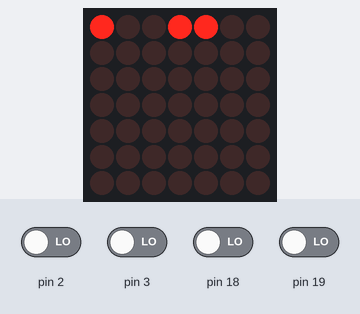
Bench run of a sketch on a simulated Arduino Mega 2560, built with avr-gcc and run on an emulated ATmega2560. On the bench: 7×7 LED matrix. Wiring (inferred from the names in the program): LED cube drawn one layer per row (orientation assumed): layers pin 36, pin 38, pin 40, pin 42, pin 44, pin 46, pin 48; columns A14, A13, A12, A11, A10, A9, A8. The test bench sets the inputs (shaded band); at power-on: pin 2, pin 3, pin 18, pin 19 LOW. Random numbers use the default seed unless the sketch sets one.

Above: at 0.2 s.
At 1.5 s:
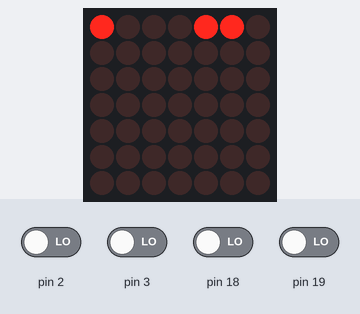
At 2.8 s:
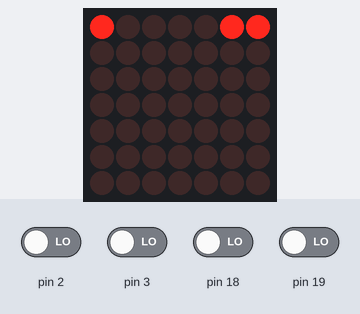
At 5.4 s:
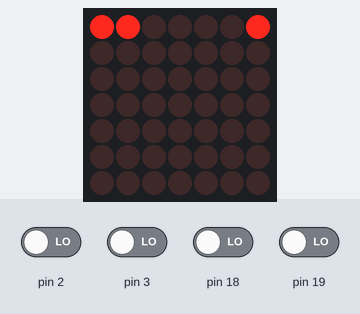
At 6.7 s:
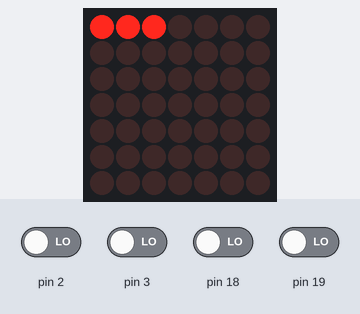

The sketch:

snake_v2.ino
```cpp
//arduino led cube code by Michael Hlinka
//created January 2019
//timmer code taken from Ananda Ghassaei and instructables.com
//https://www.instructables.com/id/Arduino-Timer-Interrupts/
//this is a blank template that does not contain any specific display code
//it is meant for being able to start on a new display without having to worry
//or deal with mixed variable names and loosing yourself within the code

#define COLUMN  49
#define ROW     7
#define STORAGESIZE 30

int row[ROW] = {36, 38, 40, 42, 44, 46, 48};

int column[COLUMN] = {A11, A10,  A9,  A8, A14, A13, A12,
                       51,  49,  47,  45,  43,  41,  39,
                       37,  35,  33,  31,  29,  27,  25,
                       34,  32,  30,  28,  26,  24,  22,
                       A7,  A6,  A5,  17,  16,  15,  14,
                       52,  50,   A4,   A3,   4,   5,   6,
                        7,   8,   9,  10,  11,  12,  13};

/*
 * the input buttons are: left  ==> 18   working
 *                        up    ==> 19   working
 *                        down  ==> 3   not working
 *                        right ==> 21   not working
 */

volatile int gameBoard[ROW * COLUMN];
volatile int tempBoard[ROW * COLUMN];
volatile int state_var;

//start of the snake specific variables

//all sotrage variables are in x, y, z format
//looking at the front: x === left/right
//                      y === up/down
//                      z === in-to/out-of page
int storage[STORAGESIZE];
//index into storage where the "head" of the snake can be found
int head;
//index into storage where the "tail" of the snake can be found
int tail;
//sotrage variable for describing where the snake will go next
//value 0 === +x going right
//      1 === -x going left
//      2 === +y going up
//      3 === -y going down
//      4 === +z going into
//      5 === -z going outof
volatile int curDir;

//storage variable for the actual button number that was queued last
//value: 0 === left
//       1 === up
//       2 === down
//       3 === right
volatile int buttonNum;

//holds the position for the next fruit
int fruit[3];

int curDirLookUpTable[24] = {4, 2, 3, 5,
                             5, 2, 3, 4,
                             1, 4, 5, 0,
                             1, 4, 5, 0,
                             0, 2, 3, 1,
                             1, 2, 3, 0};


void setup(){
//code from Anada Ghassaei
cli();
//set timer0 interrupt at 2kHz
  TCCR0A = 0;// set entire TCCR2A register to 0
  TCCR0B = 0;// same for TCCR2B
  TCNT0  = 0;//initialize counter value to 0
  // set compare match register for 2khz increments
  OCR0A = 160;// = (16*10^6) / (2000*64) - 1 (must be <256)
  // turn on CTC mode
  TCCR0A |= (1 << WGM01);
  // Set CS01 and CS00 bits for 64 prescaler
  TCCR0B |= (1 << CS01) | (1 << CS00);
  // enable timer compare interrupt
  TIMSK0 |= (1 << OCIE0A);

//set timer1 interrupt at 1Hz
  TCCR1A = 0;// set entire TCCR1A register to 0
  TCCR1B = 0;// same for TCCR1B
  TCNT1  = 0;//initialize counter value to 0
  // set compare match register for 1hz increments
  /*
   * ****************************************************************** need to change back
   */
  OCR1A = 20562;// = (16*10^6) / (1*1024) - 1 (must be <65536)
  // turn on CTC mode
  TCCR1B |= (1 << WGM12);
  // Set CS12 and CS10 bits for 1024 prescaler
  TCCR1B |= (1 << CS12) | (1 << CS10);
  // enable timer compare interrupt
  TIMSK1 |= (1 << OCIE1A);


//my code
  int i;
  for(i = 0; i < ROW; i++){
    pinMode(row[i], OUTPUT);
    digitalWrite(row[i], HIGH);
  }
  for(i = 0; i < COLUMN; i++){
    pinMode(column[i], OUTPUT);
    digitalWrite(column[i], LOW);
  }
  for(i = 0; i < ROW * COLUMN; i++)
    gameBoard[i] = 0;

  attachInterrupt(digitalPinToInterrupt(3), ISR0, RISING);  //left
  attachInterrupt(digitalPinToInterrupt(19), ISR1, RISING); //up
  attachInterrupt(digitalPinToInterrupt(2), ISR2, RISING);  //down
  attachInterrupt(digitalPinToInterrupt(18), ISR3, RISING); //right

  Serial.begin(9600);
  randomSeed(analogRead(0));

sei();
}

int inter0_r;
int inter0_c;
int inter0_hold;
int inter0_var;
//interrupt 0: used for diplsying the board
ISR(TIMER0_COMPA_vect){

  for(inter0_r = 0; inter0_r < ROW; inter0_r++){
    digitalWrite(row[inter0_r], 0);
    inter0_hold = inter0_r * COLUMN;
    for(inter0_c = 0; inter0_c < COLUMN; inter0_c++){
      if(gameBoard[inter0_hold + inter0_c])
        for(inter0_var = 0; inter0_var < 5; inter0_var++)
          digitalWrite(column[inter0_c], 1);
      digitalWrite(column[inter0_c], 0);

    }
    digitalWrite(row[inter0_r], 1);
  }

}

//interrupt 1: used for updating the current display
ISR(TIMER1_COMPA_vect){
 main_function();
}

//generic supporting function
//will set entire gameBoard to 1 (on)
//meant to display a fault or error has occured
void game_over(){
  cli();
    for(int i = 0; i < ROW * COLUMN; i++)
      gameBoard[i] = 1;
  sei();
}

//generic supporting function
//will clear whatever is stored in the gameBoard
void clear_gameBoard(){
  cli();
  for(int i = 0; i < ROW * COLUMN; i++)
    gameBoard[i] = 0;
  sei();
}

//generic debugging function
//outputs the current gameboard to the serial monitor
void print_gameboard(){
  cli();
  for(int z = 0; z < ROW; z++){
    for(int y = 0; y < ROW; y++){
      for(int x = 0; x < ROW; x++){
        Serial.print(gameBoard[z*COLUMN + y*ROW + x]);
      }
      Serial.println("\t");
    }
    Serial.println("\t");
  }
  Serial.println("\t");
  Serial.println("\t");
  sei();
}


//main control function for the bounce control display
//this fucntion is called whenever a gameboard needs to be updated
void main_function(){
  switch(state_var){
    case 0:
      setup_function();
      break;
    case 1:
      first_function();
      break;
    default:
      game_over();
      break;
  }
}

//supporting function
//purpose is to initlize all the variables and gameboard for
void setup_function(){
  clear_gameBoard();
  function_setup_gameBoard();
  state_var = 1;
}


//supporting function for setup function
//purpose is to initilize all the starting leds (on) for the gameBoard
void function_setup_gameBoard(){
  //Serial.println("start setupGameboard");
  head = 3;
  tail = 0;
  storage[0] = 0;
  storage[1] = 0;
  storage[2] = 0;

  storage[3] = 1;
  storage[4] = 0;
  storage[5] = 0;

  //initlize snake to be moving in positive x direction (right)
  curDir = 0;

  //set the buttonNum to "false"
  buttonNum = -1;
  fruit[0] = 4;
  fruit[1] = 0;
  fruit[2] = 0;
  gameBoard[fruit[1]*COLUMN + fruit[2]*ROW + fruit[0]] = 1;
  //genFruit();

  cli();
    gameBoard[storage[head+1]*COLUMN + storage[head+2]*ROW + storage[head]] = 1;
    gameBoard[storage[tail+1]*COLUMN + storage[tail+2]*ROW + storage[tail]] = 1;
  sei();

  //Serial.println("done setupGameboard");
}

//first function that actually effects gameBoard
void first_function(){
  //Serial.print("start main function. round:");

  //changed head direction
  if(buttonNum > -1)
    updateCurDir();
  //moving the head
  //Serial.println("start main switch");
  switch(curDir){
    case 0:
      //going right, snake head[0]++
      if(head + 5 < STORAGESIZE){
        storage[head+3] = storage[head] + 1;
        storage[head+4] = storage[head+1];
        storage[head+5] = storage[head+2];
        head = head + 3;
      } else {
        storage[0] = storage[head] + 1;
        storage[1] = storage[head+1];
        storage[2] = storage[head+2];
        head = 0;
      }
      break;
    case 1:
      //going left, snake head[0]--
      if(head + 5 < STORAGESIZE){
        storage[head+3] = storage[head] - 1;
        storage[head+4] = storage[head+1];
        storage[head+5] = storage[head+2];
        head = head + 3;
      } else {
        storage[0] = storage[head] - 1;
        storage[1] = storage[head+1];
        storage[2] = storage[head+2];
        head = 0;
      }
      break;
    case 2:
      //going up, snake head[1]++
      if(head + 5 < STORAGESIZE){
        storage[head+3] = storage[head];
        storage[head+4] = storage[head+1] + 1;
        storage[head+5] = storage[head+2];
        head = head + 3;
      } else {
        storage[0] = storage[head];
        storage[1] = storage[head+1] + 1;
        storage[2] = storage[head+2];
        head = 0;
      }
      break;
    case 3:
      //going down, snake head[1]--
      if(head + 5 < STORAGESIZE){
        storage[head+3] = storage[head];
        storage[head+4] = storage[head+1] - 1;
        storage[head+5] = storage[head+2];
        head = head + 3;
      } else {
        storage[0] = storage[head];
        storage[1] = storage[head+1] - 1;
        storage[2] = storage[head+2];
        head = 0;
      }
      break;
    case 4:
      //going into, snake head[2]++
      if(head + 5 < STORAGESIZE){
        storage[head+3] = storage[head];
        storage[head+4] = storage[head+1];
        storage[head+5] = storage[head+2] + 1;
        head = head + 3;
      } else {
        storage[0] = storage[head];
        storage[1] = storage[head+1];
        storage[2] = storage[head+2] + 1;
        head = 0;
      }
      break;
    case 5:
      //going outof, snake head[2]--
      if(head + 5 < STORAGESIZE){
        storage[head+3] = storage[head];
        storage[head+4] = storage[head+1];
        storage[head+5] = storage[head+2] - 1;
        head = head + 3;
      } else {
        storage[0] = storage[head];
        storage[1] = storage[head+1];
        storage[2] = storage[head+2] - 1;
        head = 0;
      }
      break;
  }
  //Serial.println("end main switcher");
  //making sure the user hasn't lost yet
  checkHeadBounds();
  //checking if the user has gotten a fruit yet
  checkFruit();
  //Serial.println("end main function");
  //print_gameboard();
  //print_variables();
}

void checkHeadBounds(){
  if(storage[head  ] >= ROW  ||  storage[head  ] < 0 ||
     storage[head+1] >= ROW  ||  storage[head+1] < 0 ||
     storage[head+2] >= ROW  ||  storage[head+2] < 0){
      state_var = -1;
      game_over();
     }
}

void genFruit(){
  //Serial.println("start genFruit");
  int fruitFlag = 1;
  int tempHead;
  while(fruitFlag){
    fruitFlag = 0;
    fruit[0] = random(ROW);
    fruit[1] = random(ROW);
    fruit[2] = random(ROW);
    tempHead = tail;
    while(tempHead != head){
      if(fruit[0] == storage[tempHead  ]  &&
         fruit[1] == storage[tempHead+1]  &&
         fruit[2] == storage[tempHead+2]){
          fruitFlag = 1;
          break;
         }
         if(tempHead + 3 < STORAGESIZE)
            tempHead = tempHead + 3;
         else
            tempHead = 0;
    }
  }
  cli();
    gameBoard[fruit[1]*COLUMN + fruit[2]*ROW + fruit[0]] = 1;
  sei();
  //Serial.println("end genFruit");
}


void checkFruit(){
  //if the snakes head is on the fruit
  if(storage[head  ] == fruit[0]  &&
     storage[head+1] == fruit[1]  &&
     storage[head+2] == fruit[2]){
      //snake needs to eat
      genFruit();
     } else {
      if(tail + 3 < STORAGESIZE){
        cli();
          //Serial.println("inside + checkfruit");
          gameBoard[storage[head+1]*COLUMN + storage[head+2]*ROW + storage[head]] = 1;
          gameBoard[storage[tail+1]*COLUMN + storage[tail+2]*ROW + storage[tail]] = 0;
        sei();
        tail = tail + 3;
      } else {
        cli();
          //Serial.println("inside - checkfruit");
          gameBoard[storage[head+1]*COLUMN + storage[head+2]*ROW + storage[head]] = 1;
          gameBoard[storage[1]*COLUMN + storage[2]*ROW + storage[0]] = 0;
        sei();
        tail = 0;
      }
   }
}

void print_variables(){
  cli();
    Serial.println("storage:");
    for(int i = 0; i < STORAGESIZE/3; i++){
      Serial.print(storage[i*3+0]);
      Serial.print(storage[i*3+1]);
      Serial.println(storage[i*3+2]);
    }
    Serial.print("head:");
    Serial.println(head);
    Serial.print("tail:");
    Serial.println(tail);
    Serial.print("fruit:");
    Serial.print(fruit[0]);
    Serial.print(fruit[1]);
    Serial.println(fruit[2]);

  sei();
}

//this function updates the values stored in curDir[]
void updateCurDir(){
    //button has been pushed, time to update curDir
    curDir = curDirLookUpTable[curDir*4 + buttonNum];
    buttonNum = -1;
}


void ISR0(){
  cli();
  gameBoard[1*COLUMN + 1*ROW + 1] = 1;
  sei();
}

void ISR1(){
  cli();
  gameBoard[2*COLUMN + 2*ROW + 2] = 1;
  sei();
}

void ISR2(){
  cli();
  gameBoard[3*COLUMN + 3*ROW + 3] = 1;
  sei();
}

void ISR3(){
  cli();
  gameBoard[3*COLUMN + 3*ROW + 3] = 1;
  sei();
}


void loop(){

}
```

Measured:
- what the display in image 0 shows lasts 1.3 s, from 0.1 s to 1.4 s
- what the display in image 2 shows lasts 2.6 s, from 2.7 s to 5.3 s
